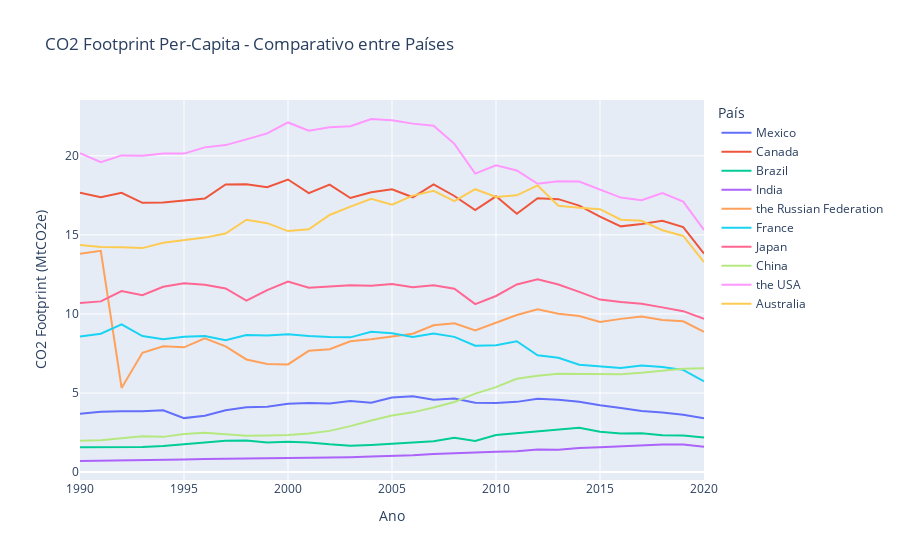

Notebook code cell kept with this figure:
### Code cell
fig = px.line(df_paises_espec_pce, 
              x='ano', 
              y='valor', 
              color='pais', 
              title="CO2 Footprint Per-Capita - Comparativo entre Países",
              labels={
                  "valor": "CO2 Footprint (MtCO2e)",
                  "ano": "Ano",
                  "pais": "País"
              })

fig.show()

### Figure 1 — Plotly figure (JSON) as saved in the notebook; plotly's stock layout.template omitted (floating-point values rounded to 4 significant figures)
{"data": [{"hovertemplate": "País=Mexico<br>Ano=%{x}<br>CO2 Footprint (MtCO2e)=%{y}<extra></extra>", "legendgroup": "Mexico", "line": {"color": "#636efa", "dash": "solid"}, "marker": {"symbol": "circle"}, "mode": "lines", "name": "Mexico", "orientation": "v", "showlegend": true, "type": "scatter", "x": [1990, 1991, 1992, 1993, 1994, 1995, 1996, 1997, 1998, 1999, 2000, 2001, 2002, 2003, 2004, 2005, 2006, 2007, 2008, 2009, 2010, 2011, 2012, 2013, 2014, 2015, 2016, 2017, 2018, 2019, 2020], "xaxis": "x", "y": [3.693, 3.823, 3.842, 3.845, 3.914, 3.414, 3.562, 3.905, 4.102, 4.13, 4.316, 4.368, 4.345, 4.501, 4.385, 4.719, 4.798, 4.572, 4.658, 4.381, 4.365, 4.442, 4.636, 4.582, 4.443, 4.223, 4.053, 3.867, 3.765, 3.62, 3.403], "yaxis": "y"}, {"hovertemplate": "País=Canada<br>Ano=%{x}<br>CO2 Footprint (MtCO2e)=%{y}<extra></extra>", "legendgroup": "Canada", "line": {"color": "#EF553B", "dash": "solid"}, "marker": {"symbol": "circle"}, "mode": "lines", "name": "Canada", "orientation": "v", "showlegend": true, "type": "scatter", "x": [1990, 1991, 1992, 1993, 1994, 1995, 1996, 1997, 1998, 1999, 2000, 2001, 2002, 2003, 2004, 2005, 2006, 2007, 2008, 2009, 2010, 2011, 2012, 2013, 2014, 2015, 2016, 2017, 2018, 2019, 2020], "xaxis": "x", "y": [17.66, 17.38, 17.66, 17.03, 17.05, 17.15, 17.29, 18.19, 18.2, 18.01, 18.5, 17.64, 18.18, 17.33, 17.7, 17.88, 17.38, 18.19, 17.46, 16.57, 17.44, 16.34, 17.31, 17.26, 16.85, 16.16, 15.54, 15.69, 15.9, 15.49, 13.82], "yaxis": "y"}, {"hovertemplate": "País=Brazil<br>Ano=%{x}<br>CO2 Footprint (MtCO2e)=%{y}<extra></extra>", "legendgroup": "Brazil", "line": {"color": "#00cc96", "dash": "solid"}, "marker": {"symbol": "circle"}, "mode": "lines", "name": "Brazil", "orientation": "v", "showlegend": true, "type": "scatter", "x": [1990, 1991, 1992, 1993, 1994, 1995, 1996, 1997, 1998, 1999, 2000, 2001, 2002, 2003, 2004, 2005, 2006, 2007, 2008, 2009, 2010, 2011, 2012, 2013, 2014, 2015, 2016, 2017, 2018, 2019, 2020], "xaxis": "x", "y": [1.574, 1.588, 1.557, 1.583, 1.644, 1.761, 1.908, 1.988, 2.005, 1.875, 1.927, 1.877, 1.76, 1.673, 1.72, 1.797, 1.827, 1.946, 2.166, 1.968, 2.348, 2.455, 2.558, 2.694, 2.807, 2.546, 2.439, 2.459, 2.334, 2.312, 2.181], "yaxis": "y"}, {"hovertemplate": "País=India<br>Ano=%{x}<br>CO2 Footprint (MtCO2e)=%{y}<extra></extra>", "legendgroup": "India", "line": {"color": "#ab63fa", "dash": "solid"}, "marker": {"symbol": "circle"}, "mode": "lines", "name": "India", "orientation": "v", "showlegend": true, "type": "scatter", "x": [1990, 1991, 1992, 1993, 1994, 1995, 1996, 1997, 1998, 1999, 2000, 2001, 2002, 2003, 2004, 2005, 2006, 2007, 2008, 2009, 2010, 2011, 2012, 2013, 2014, 2015, 2016, 2017, 2018, 2019, 2020], "xaxis": "x", "y": [0.7022, 0.714, 0.7557, 0.7485, 0.7717, 0.7942, 0.8316, 0.8534, 0.8539, 0.922, 0.8972, 0.9054, 0.908, 0.9409, 0.9844, 1.008, 1.068, 1.14, 1.198, 1.264, 1.284, 1.319, 1.425, 1.422, 1.528, 1.578, 1.646, 1.683, 1.741, 1.74, 1.602], "yaxis": "y"}, {"hovertemplate": "País=the Russian Federation<br>Ano=%{x}<br>CO2 Footprint (MtCO2e)=%{y}<extra></extra>", "legendgroup": "the Russian Federation", "line": {"color": "#FFA15A", "dash": "solid"}, "marker": {"symbol": "circle"}, "mode": "lines", "name": "the Russian Federation", "orientation": "v", "showlegend": true, "type": "scatter", "x": [1990, 1991, 1992, 1993, 1994, 1995, 1996, 1997, 1998, 1999, 2000, 2001, 2002, 2003, 2004, 2005, 2006, 2007, 2008, 2009, 2010, 2011, 2012, 2013, 2014, 2015, 2016, 2017, 2018, 2019, 2020], "xaxis": "x", "y": [13.81, 13.99, 5.324, 7.541, 7.952, 7.889, 8.462, 7.954, 7.123, 6.843, 6.809, 7.668, 7.77, 8.268, 8.407, 8.587, 8.747, 9.284, 9.41, 8.952, 9.434, 9.935, 10.29, 10.01, 9.873, 9.489, 9.69, 9.837, 9.623, 9.54, 8.868], "yaxis": "y"}, {"hovertemplate": "País=France<br>Ano=%{x}<br>CO2 Footprint (MtCO2e)=%{y}<extra></extra>", "legendgroup": "France", "line": {"color": "#19d3f3", "dash": "solid"}, "marker": {"symbol": "circle"}, "mode": "lines", "name": "France", "orientation": "v", "showlegend": true, "type": "scatter", "x": [1990, 1991, 1992, 1993, 1994, 1995, 1996, 1997, 1998, 1999, 2000, 2001, 2002, 2003, 2004, 2005, 2006, 2007, 2008, 2009, 2010, 2011, 2012, 2013, 2014, 2015, 2016, 2017, 2018, 2019, 2020], "xaxis": "x", "y": [8.579, 8.751, 9.346, 8.607, 8.408, 8.56, 8.602, 8.34, 8.67, 8.633, 8.722, 8.604, 8.548, 8.522, 8.878, 8.775, 8.543, 8.767, 8.552, 7.992, 8.017, 8.272, 7.384, 7.228, 6.793, 6.671, 6.586, 6.738, 6.641, 6.466, 5.74], "yaxis": "y"}, {"hovertemplate": "País=Japan<br>Ano=%{x}<br>CO2 Footprint (MtCO2e)=%{y}<extra></extra>", "legendgroup": "Japan", "line": {"color": "#FF6692", "dash": "solid"}, "marker": {"symbol": "circle"}, "mode": "lines", "name": "Japan", "orientation": "v", "showlegend": true, "type": "scatter", "x": [1990, 1991, 1992, 1993, 1994, 1995, 1996, 1997, 1998, 1999, 2000, 2001, 2002, 2003, 2004, 2005, 2006, 2007, 2008, 2009, 2010, 2011, 2012, 2013, 2014, 2015, 2016, 2017, 2018, 2019, 2020], "xaxis": "x", "y": [10.69, 10.79, 11.45, 11.19, 11.72, 11.94, 11.85, 11.62, 10.84, 11.5, 12.05, 11.66, 11.73, 11.81, 11.78, 11.9, 11.69, 11.81, 11.6, 10.63, 11.14, 11.87, 12.19, 11.86, 11.4, 10.91, 10.76, 10.65, 10.42, 10.18, 9.698], "yaxis": "y"}, {"hovertemplate": "País=China<br>Ano=%{x}<br>CO2 Footprint (MtCO2e)=%{y}<extra></extra>", "legendgroup": "China", "line": {"color": "#B6E880", "dash": "solid"}, "marker": {"symbol": "circle"}, "mode": "lines", "name": "China", "orientation": "v", "showlegend": true, "type": "scatter", "x": [1990, 1991, 1992, 1993, 1994, 1995, 1996, 1997, 1998, 1999, 2000, 2001, 2002, 2003, 2004, 2005, 2006, 2007, 2008, 2009, 2010, 2011, 2012, 2013, 2014, 2015, 2016, 2017, 2018, 2019, 2020], "xaxis": "x", "y": [1.98, 2.021, 2.141, 2.261, 2.228, 2.403, 2.483, 2.405, 2.305, 2.317, 2.341, 2.438, 2.608, 2.907, 3.267, 3.573, 3.778, 4.083, 4.434, 4.964, 5.371, 5.903, 6.096, 6.222, 6.225, 6.189, 6.192, 6.284, 6.423, 6.536, 6.563], "yaxis": "y"}, {"hovertemplate": "País=the USA<br>Ano=%{x}<br>CO2 Footprint (MtCO2e)=%{y}<extra></extra>", "legendgroup": "the USA", "line": {"color": "#FF97FF", "dash": "solid"}, "marker": {"symbol": "circle"}, "mode": "lines", "name": "the USA", "orientation": "v", "showlegend": true, "type": "scatter", "x": [1990, 1991, 1992, 1993, 1994, 1995, 1996, 1997, 1998, 1999, 2000, 2001, 2002, 2003, 2004, 2005, 2006, 2007, 2008, 2009, 2010, 2011, 2012, 2013, 2014, 2015, 2016, 2017, 2018, 2019, 2020], "xaxis": "x", "y": [20.17, 19.59, 20.03, 20.0, 20.15, 20.14, 20.53, 20.68, 21.04, 21.42, 22.11, 21.59, 21.8, 21.87, 22.33, 22.25, 22.04, 21.9, 20.76, 18.87, 19.4, 19.07, 18.23, 18.39, 18.37, 17.85, 17.36, 17.19, 17.64, 17.1, 15.32], "yaxis": "y"}, {"hovertemplate": "País=Australia<br>Ano=%{x}<br>CO2 Footprint (MtCO2e)=%{y}<extra></extra>", "legendgroup": "Australia", "line": {"color": "#FECB52", "dash": "solid"}, "marker": {"symbol": "circle"}, "mode": "lines", "name": "Australia", "orientation": "v", "showlegend": true, "type": "scatter", "x": [1990, 1991, 1992, 1993, 1994, 1995, 1996, 1997, 1998, 1999, 2000, 2001, 2002, 2003, 2004, 2005, 2006, 2007, 2008, 2009, 2010, 2011, 2012, 2013, 2014, 2015, 2016, 2017, 2018, 2019, 2020], "xaxis": "x", "y": [14.36, 14.23, 14.22, 14.16, 14.5, 14.66, 14.83, 15.09, 15.96, 15.74, 15.24, 15.36, 16.26, 16.79, 17.28, 16.91, 17.49, 17.79, 17.13, 17.89, 17.39, 17.5, 18.13, 16.85, 16.71, 16.63, 15.96, 15.89, 15.3, 14.93, 13.28], "yaxis": "y"}], "layout": {"legend": {"title": {"text": "País"}, "tracegroupgap": 0}, "title": {"text": "CO2 Footprint Per-Capita - Comparativo entre Países"}, "xaxis": {"anchor": "y", "domain": [0, 1], "title": {"text": "Ano"}}, "yaxis": {"anchor": "x", "domain": [0, 1], "title": {"text": "CO2 Footprint (MtCO2e)"}}}}
